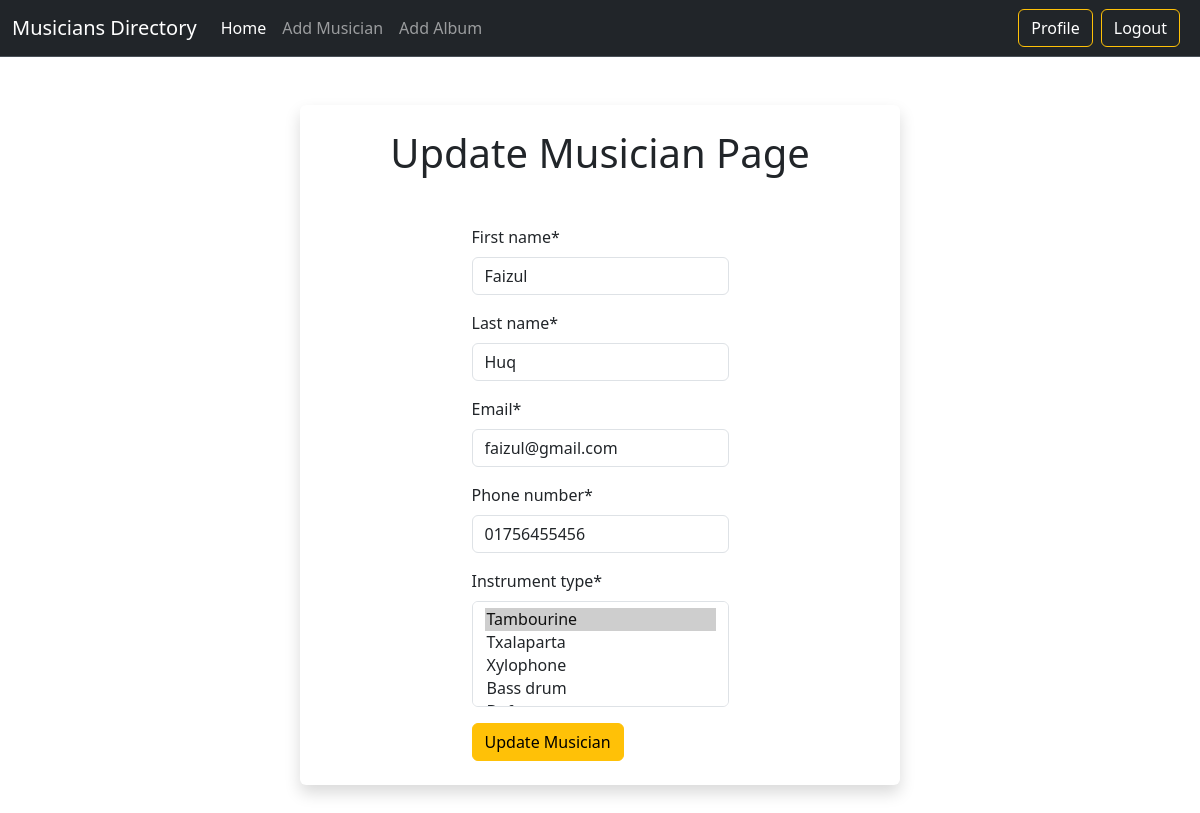
Screenshot of /musicians_directory/user/edit/musician/1 (signed in) with the database file from the repository.
### musicians_directory_app/models.py (models this page shows, shortened)
class MusicianModel(models.Model):
    first_name = models.CharField(max_length=100)
    last_name = models.CharField(max_length=100)
    email = models.EmailField()
    phone_number = models.CharField(max_length=15)
    instrument_type = models.ManyToManyField(InstrumentTypeModel)

### musicians_directory_app/views.py (the view, shortened to what this page needs)
# urls.py: path('user/edit/musician/<int:id>', EditMusicianView.as_view(), name='edit_musician'),
class EditMusicianView(LoginRequiredMixin, UpdateView):
    model = MusicianModel
    form_class = MusicianForm
    template_name = 'common_form.html'
    pk_url_kwarg = 'id'
    success_url = reverse_lazy('profile')
    def get_context_data(self, **kwargs) -> dict:
        context = super().get_context_data(**kwargs)
        context["type"] = 'Update Musician'
        context["bg"] = 'warning'
        return context

### musicians_directory_app/forms.py
class MusicianForm(ModelForm):
    class Meta:
        model = MusicianModel
        fields = '__all__'

### musicians_directory_app/models.py (called while the page is built)
    def __str__(self) -> str:
        return self.name

### musicians_directory_app/templates/common_form.html (shortened to what this page needs)
{% extends "base.html" %}
{% load crispy_forms_tags %}
{% block content %}
    <div class="card shadow border-0 w-50 px-5 pt-2 pb-4 mx-auto my-5">
        <h1 class="text-center mt-3 mb-5">{{type}} Page</h1>
        <form class="mx-auto" action="" method="POST" novalidate>
            {{form | crispy}}
            <button class="btn btn-{{bg}}" type="submit">{{type}}</button>
        </form>
    </div>
{% endblock content %}

### rows the page displays
MusicianModel: first_name "Faizul", last_name "Huq", email "faizul@gmail.com", phone_number "01756455456"

### other values shown
{{ type }} "Update Musician"
